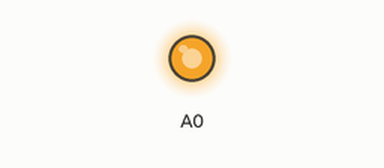
Simulated run of this sketch. Board: Arduino Zero (SAMD21). Shown: output pins drawn as LEDs (lit = HIGH). What the sketch prints to the serial monitor is not drawn.

Above: at 0.1 s.
Timing chart, 0 to 1.6 s (numbered marks = the images above):
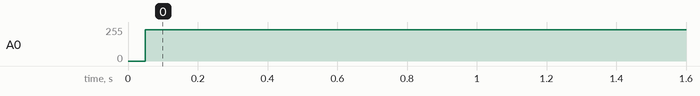

Measured:
- by itself, A0: 0/255 → 234/255 at 0.05 s

The sketch:

sine-generator.ino
```cpp
// sine generator

#include <math.h>

float PI = 3.1415926535;
int num_samples = 128;
int sine_samples[128];

void setup() {
  Serial.begin(9600);
  for (int i = 0; i < num_samples; i++) {
    sine_samples[i] = 2047*(sin(2*PI*i/(1.0*num_samples)) + 1.0);
  }
}

void loop() {
  for (int i = 0; i < num_samples; i++) {
    analogWrite(DAC, sine_samples[i]);
    Serial.println(sine_samples[i]);
  }
}
```
